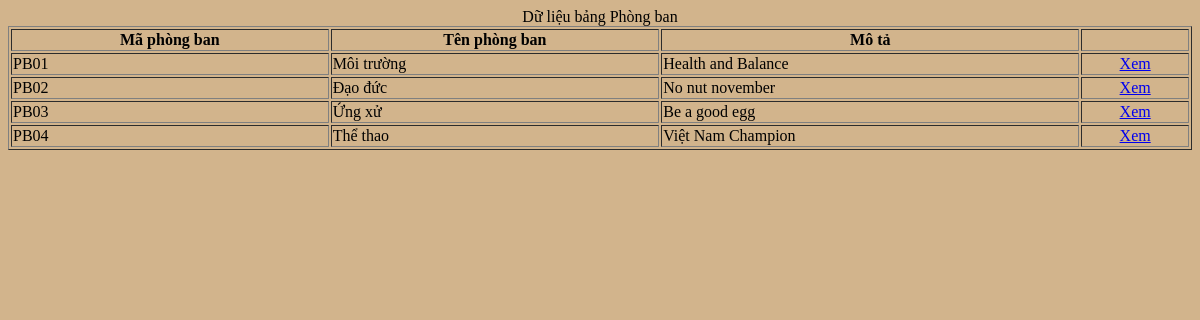
Page /lib/xemthongtinPB.PHP on the committed database.
### tables this page shows
CREATE TABLE `phongban` (
  `IDPB` text NOT NULL,
  `Tenpb` text NOT NULL,
  `Mota` text NOT NULL
);

### lib/xemthongtinPB.php (the view, shortened to what this page needs)
<!DOCTYPE html>
<html lang="en">
<head>
    <link rel="stylesheet" href="../css/makeUp.css" />
</head>
<body>
    <?php
    $link = mysqli_connect('localhost', 'root', '') or die('Could not connect: ' . mysqli_error($link));
    $rs = mysqli_query($link, "SELECT * FROM phongban");
    echo '<table border ="1" width = "100%">';
    echo '<caption>Dữ liệu bảng Phòng ban</caption>';
    echo '<TR><TH>Mã phòng ban</TH><TH>Tên phòng ban</TH><TH>Mô tả</TH><TH></TH></TR>';
    while ($row_rs = mysqli_fetch_array($rs, MYSQLI_BOTH)) {
        echo '<TR><TD>' . $row_rs['IDPB'] . '</TD><TD>' . $row_rs['Tenpb'] . '</TD><TD>' . $row_rs['Mota'] .
            '</TD><TD align ="center"><a href="xemthongtinNVPB.php?IDPB=' . $row_rs['IDPB'] . '">Xem</a></TD></TR>';
    }
    echo '</Table>';
    ?>
</body>
</html>

### css/makeUp.css (style rules this page uses)
body { background-color: #d2b48c; }

### rows in the picture
phongban: IDPB "PB01", Tenpb "Môi trường", Mota "Health and Balance"
phongban: IDPB "PB02", Tenpb "Đạo đức", Mota "No nut november"
phongban: IDPB "PB03", Tenpb "Ứng xử", Mota "Be a good egg"
phongban: IDPB "PB04", Tenpb "Thể thao", Mota "Việt Nam Champion"
